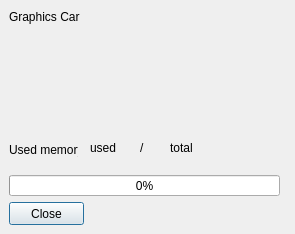
<?xml version="1.0" encoding="UTF-8"?>
<ui version="4.0">
 <class>HardwareInfoDialog</class>
 <widget class="QDialog" name="HardwareInfoDialog">
  <property name="geometry">
   <rect>
    <x>0</x>
    <y>0</y>
    <width>295</width>
    <height>234</height>
   </rect>
  </property>
  <property name="windowTitle">
   <string>HardwareInfoDialog</string>
  </property>
  <widget class="QLabel" name="label">
   <property name="geometry">
    <rect>
     <x>9</x>
     <y>9</y>
     <width>71</width>
     <height>16</height>
    </rect>
   </property>
   <property name="text">
    <string>Graphics Card:</string>
   </property>
  </widget>
  <widget class="QLabel" name="usedMemoryLabel">
   <property name="geometry">
    <rect>
     <x>90</x>
     <y>140</y>
     <width>51</width>
     <height>16</height>
    </rect>
   </property>
   <property name="text">
    <string>used</string>
   </property>
  </widget>
  <widget class="QLabel" name="label_2">
   <property name="geometry">
    <rect>
     <x>9</x>
     <y>142</y>
     <width>69</width>
     <height>16</height>
    </rect>
   </property>
   <property name="text">
    <string>Used memory:</string>
   </property>
  </widget>
  <widget class="QProgressBar" name="usedMemoryProgressBar">
   <property name="geometry">
    <rect>
     <x>9</x>
     <y>175</y>
     <width>271</width>
     <height>21</height>
    </rect>
   </property>
   <property name="value">
    <number>0</number>
   </property>
  </widget>
  <widget class="QPushButton" name="closeButton">
   <property name="geometry">
    <rect>
     <x>9</x>
     <y>202</y>
     <width>75</width>
     <height>23</height>
    </rect>
   </property>
   <property name="text">
    <string>Close</string>
   </property>
  </widget>
  <widget class="QLabel" name="labelGraphics">
   <property name="geometry">
    <rect>
     <x>10</x>
     <y>30</y>
     <width>171</width>
     <height>16</height>
    </rect>
   </property>
   <property name="text">
    <string/>
   </property>
  </widget>
  <widget class="QLabel" name="totalMemoryLabel">
   <property name="geometry">
    <rect>
     <x>170</x>
     <y>140</y>
     <width>81</width>
     <height>16</height>
    </rect>
   </property>
   <property name="text">
    <string>total</string>
   </property>
  </widget>
  <widget class="QLabel" name="label_3">
   <property name="geometry">
    <rect>
     <x>140</x>
     <y>140</y>
     <width>16</width>
     <height>16</height>
    </rect>
   </property>
   <property name="text">
    <string>/</string>
   </property>
  </widget>
 </widget>
 <layoutdefault spacing="6" margin="11"/>
 <resources/>
 <connections>
  <connection>
   <sender>closeButton</sender>
   <signal>clicked()</signal>
   <receiver>HardwareInfoDialog</receiver>
   <slot>close()</slot>
   <hints>
    <hint type="sourcelabel">
     <x>247</x>
     <y>211</y>
    </hint>
    <hint type="destinationlabel">
     <x>147</x>
     <y>116</y>
    </hint>
   </hints>
  </connection>
 </connections>
</ui>
